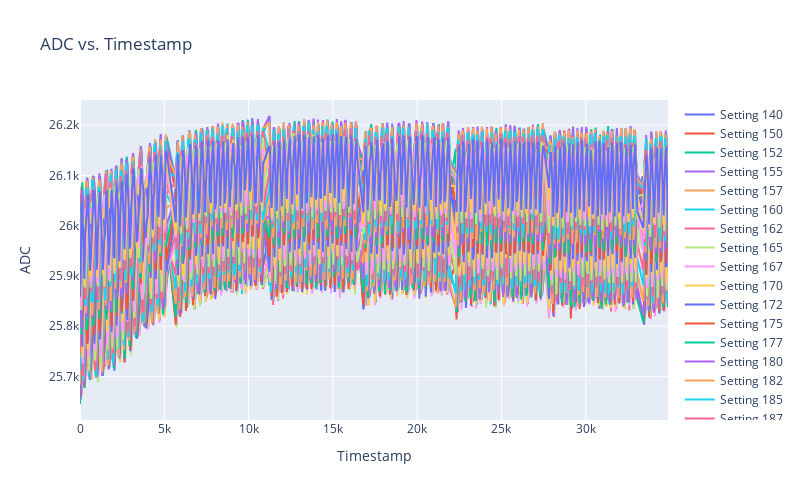

The cell this chart's notebook holds for it:
### Code cell
# use plotly to explore the data interactively
import plotly.graph_objects as go
from plotly.subplots import make_subplots

# Assume df_normalized is your DataFrame and is properly formatted

# Define the figure without subplots as we are plotting only one channel
fig = go.Figure()

# The channel to plot
channel = 'ADC'

# Plot the channel
for setting in df_normalized['Setting'].unique():
    # Filter the DataFrame for each setting
    df_filtered = df_normalized[df_normalized['Setting'] == setting]
    fig.add_trace(
        go.Scatter(
            x=df_filtered['Timestamp'],
            y=df_filtered[channel],
            mode='lines',
            name=f'Setting {setting}',
            # Optionally, you can uncomment and adjust the line color settings if needed
            # line=dict(color=colors[setting % len(colors)])  # Loop through colors cyclically
        )
    )

# Set titles and axes labels
fig.update_xaxes(title_text='Timestamp')
fig.update_yaxes(title_text=channel)
fig.update_layout(height=500, width=800, title_text=f'{channel} vs. Timestamp', showlegend=True)

# Display figure
fig.show()

### Figure 1 — Plotly figure (JSON) as saved in the notebook; plotly's stock layout.template omitted (floating-point values rounded to 4 significant figures; data arrays with more than 128 entries replaced by an {"elided": "..."} marker saying what was removed)
{"data": [{"mode": "lines", "name": "Setting 140", "type": "scatter", "x": {"elided": "761 int values"}, "y": {"elided": "761 int values"}}, {"mode": "lines", "name": "Setting 150", "type": "scatter", "x": {"elided": "761 int values"}, "y": {"elided": "761 int values"}}, {"mode": "lines", "name": "Setting 152", "type": "scatter", "x": {"elided": "767 int values"}, "y": {"elided": "767 int values"}}, {"mode": "lines", "name": "Setting 155", "type": "scatter", "x": {"elided": "767 int values"}, "y": {"elided": "767 int values"}}, {"mode": "lines", "name": "Setting 157", "type": "scatter", "x": {"elided": "767 int values"}, "y": {"elided": "767 int values"}}, {"mode": "lines", "name": "Setting 160", "type": "scatter", "x": {"elided": "767 int values"}, "y": {"elided": "767 int values"}}, {"mode": "lines", "name": "Setting 162", "type": "scatter", "x": {"elided": "767 int values"}, "y": {"elided": "767 int values"}}, {"mode": "lines", "name": "Setting 165", "type": "scatter", "x": {"elided": "767 int values"}, "y": {"elided": "767 int values"}}, {"mode": "lines", "name": "Setting 167", "type": "scatter", "x": {"elided": "767 int values"}, "y": {"elided": "767 int values"}}, {"mode": "lines", "name": "Setting 170", "type": "scatter", "x": {"elided": "767 int values"}, "y": {"elided": "767 int values"}}, {"mode": "lines", "name": "Setting 172", "type": "scatter", "x": {"elided": "767 int values"}, "y": {"elided": "767 int values"}}, {"mode": "lines", "name": "Setting 175", "type": "scatter", "x": {"elided": "767 int values"}, "y": {"elided": "767 int values"}}, {"mode": "lines", "name": "Setting 177", "type": "scatter", "x": {"elided": "767 int values"}, "y": {"elided": "767 int values"}}, {"mode": "lines", "name": "Setting 180", "type": "scatter", "x": {"elided": "767 int values"}, "y": {"elided": "767 int values"}}, {"mode": "lines", "name": "Setting 182", "type": "scatter", "x": {"elided": "767 int values"}, "y": {"elided": "767 int values"}}, {"mode": "lines", "name": "Setting 185", "type": "scatter", "x": {"elided": "767 int values"}, "y": {"elided": "767 int values"}}, {"mode": "lines", "name": "Setting 187", "type": "scatter", "x": {"elided": "767 int values"}, "y": {"elided": "767 int values"}}, {"mode": "lines", "name": "Setting 190", "type": "scatter", "x": {"elided": "767 int values"}, "y": {"elided": "767 int values"}}, {"mode": "lines", "name": "Setting 192", "type": "scatter", "x": {"elided": "767 int values"}, "y": {"elided": "767 int values"}}, {"mode": "lines", "name": "Setting 195", "type": "scatter", "x": {"elided": "767 int values"}, "y": {"elided": "767 int values"}}, {"mode": "lines", "name": "Setting 197", "type": "scatter", "x": {"elided": "767 int values"}, "y": {"elided": "767 int values"}}, {"mode": "lines", "name": "Setting 200", "type": "scatter", "x": {"elided": "767 int values"}, "y": {"elided": "767 int values"}}, {"mode": "lines", "name": "Setting 202", "type": "scatter", "x": {"elided": "767 int values"}, "y": {"elided": "767 int values"}}, {"mode": "lines", "name": "Setting 205", "type": "scatter", "x": {"elided": "767 int values"}, "y": {"elided": "767 int values"}}, {"mode": "lines", "name": "Setting 210", "type": "scatter", "x": {"elided": "767 int values"}, "y": {"elided": "767 int values"}}, {"mode": "lines", "name": "Setting 212", "type": "scatter", "x": {"elided": "767 int values"}, "y": {"elided": "767 int values"}}, {"mode": "lines", "name": "Setting 215", "type": "scatter", "x": {"elided": "767 int values"}, "y": {"elided": "767 int values"}}, {"mode": "lines", "name": "Setting 217", "type": "scatter", "x": {"elided": "767 int values"}, "y": {"elided": "767 int values"}}, {"mode": "lines", "name": "Setting 220", "type": "scatter", "x": {"elided": "767 int values"}, "y": {"elided": "767 int values"}}, {"mode": "lines", "name": "Setting 222", "type": "scatter", "x": {"elided": "767 int values"}, "y": {"elided": "767 int values"}}, {"mode": "lines", "name": "Setting 225", "type": "scatter", "x": {"elided": "767 int values"}, "y": {"elided": "767 int values"}}, {"mode": "lines", "name": "Setting 227", "type": "scatter", "x": {"elided": "767 int values"}, "y": {"elided": "767 int values"}}, {"mode": "lines", "name": "Setting 230", "type": "scatter", "x": {"elided": "767 int values"}, "y": {"elided": "767 int values"}}, {"mode": "lines", "name": "Setting 232", "type": "scatter", "x": {"elided": "767 int values"}, "y": {"elided": "767 int values"}}, {"mode": "lines", "name": "Setting 235", "type": "scatter", "x": {"elided": "767 int values"}, "y": {"elided": "767 int values"}}, {"mode": "lines", "name": "Setting 237", "type": "scatter", "x": {"elided": "767 int values"}, "y": {"elided": "767 int values"}}, {"mode": "lines", "name": "Setting 240", "type": "scatter", "x": {"elided": "767 int values"}, "y": {"elided": "767 int values"}}, {"mode": "lines", "name": "Setting 242", "type": "scatter", "x": {"elided": "767 int values"}, "y": {"elided": "767 int values"}}, {"mode": "lines", "name": "Setting 245", "type": "scatter", "x": {"elided": "767 int values"}, "y": {"elided": "767 int values"}}, {"mode": "lines", "name": "Setting 247", "type": "scatter", "x": {"elided": "767 int values"}, "y": {"elided": "767 int values"}}, {"mode": "lines", "name": "Setting 250", "type": "scatter", "x": {"elided": "767 int values"}, "y": {"elided": "767 int values"}}], "layout": {"height": 500, "showlegend": true, "title": {"text": "ADC vs. Timestamp"}, "width": 800, "xaxis": {"title": {"text": "Timestamp"}}, "yaxis": {"title": {"text": "ADC"}}}}
